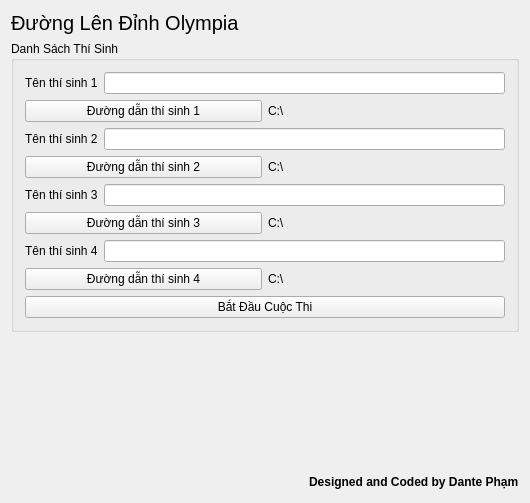
<?xml version="1.0" encoding="UTF-8"?>
<ui version="4.0">
 <class>DantePia</class>
 <widget class="QMainWindow" name="DantePia">
  <property name="geometry">
   <rect>
    <x>0</x>
    <y>0</y>
    <width>530</width>
    <height>503</height>
   </rect>
  </property>
  <property name="windowTitle">
   <string>DantePia</string>
  </property>
  <widget class="QWidget" name="centralWidget">
   <layout class="QVBoxLayout" name="verticalLayout_6">
    <item>
     <widget class="QLabel" name="label_Title">
      <property name="font">
       <font>
        <pointsize>15</pointsize>
       </font>
      </property>
      <property name="text">
       <string>Đường Lên Đỉnh Olympia</string>
      </property>
     </widget>
    </item>
    <item>
     <widget class="QGroupBox" name="groupBox">
      <property name="title">
       <string>Danh Sách Thí Sinh</string>
      </property>
      <layout class="QVBoxLayout" name="verticalLayout_5">
       <item>
        <layout class="QVBoxLayout" name="verticalLayout">
         <item>
          <layout class="QHBoxLayout" name="horizontalLayout">
           <item>
            <widget class="QLabel" name="label">
             <property name="text">
              <string>Tên thí sinh 1</string>
             </property>
            </widget>
           </item>
           <item>
            <widget class="QLineEdit" name="lineEdit_Student_1"/>
           </item>
          </layout>
         </item>
         <item>
          <layout class="QHBoxLayout" name="horizontalLayout_7">
           <item>
            <widget class="QPushButton" name="pushButton_Student1">
             <property name="text">
              <string>Đường dẫn thí sinh 1</string>
             </property>
            </widget>
           </item>
           <item>
            <widget class="QLabel" name="label_1">
             <property name="text">
              <string>C:\</string>
             </property>
            </widget>
           </item>
          </layout>
         </item>
        </layout>
       </item>
       <item>
        <layout class="QVBoxLayout" name="verticalLayout_2">
         <item>
          <layout class="QHBoxLayout" name="horizontalLayout_3">
           <item>
            <widget class="QLabel" name="label_10">
             <property name="text">
              <string>Tên thí sinh 2</string>
             </property>
            </widget>
           </item>
           <item>
            <widget class="QLineEdit" name="lineEdit_Student_2"/>
           </item>
          </layout>
         </item>
         <item>
          <layout class="QHBoxLayout" name="horizontalLayout_8">
           <item>
            <widget class="QPushButton" name="pushButton_Student2">
             <property name="text">
              <string>Đường dẫn thí sinh 2</string>
             </property>
            </widget>
           </item>
           <item>
            <widget class="QLabel" name="label_2">
             <property name="text">
              <string>C:\</string>
             </property>
            </widget>
           </item>
          </layout>
         </item>
        </layout>
       </item>
       <item>
        <layout class="QVBoxLayout" name="verticalLayout_3">
         <item>
          <layout class="QHBoxLayout" name="horizontalLayout_4">
           <item>
            <widget class="QLabel" name="label_11">
             <property name="text">
              <string>Tên thí sinh 3</string>
             </property>
            </widget>
           </item>
           <item>
            <widget class="QLineEdit" name="lineEdit_Student_3"/>
           </item>
          </layout>
         </item>
         <item>
          <layout class="QHBoxLayout" name="horizontalLayout_9">
           <item>
            <widget class="QPushButton" name="pushButton_Student3">
             <property name="text">
              <string>Đường dẫn thí sinh 3</string>
             </property>
            </widget>
           </item>
           <item>
            <widget class="QLabel" name="label_3">
             <property name="text">
              <string>C:\</string>
             </property>
            </widget>
           </item>
          </layout>
         </item>
        </layout>
       </item>
       <item>
        <layout class="QVBoxLayout" name="verticalLayout_4">
         <item>
          <layout class="QHBoxLayout" name="horizontalLayout_6">
           <item>
            <widget class="QLabel" name="label_12">
             <property name="text">
              <string>Tên thí sinh 4</string>
             </property>
            </widget>
           </item>
           <item>
            <widget class="QLineEdit" name="lineEdit_Student_4"/>
           </item>
          </layout>
         </item>
         <item>
          <layout class="QHBoxLayout" name="horizontalLayout_10">
           <item>
            <widget class="QPushButton" name="pushButton_Student4">
             <property name="text">
              <string>Đường dẫn thí sinh 4</string>
             </property>
            </widget>
           </item>
           <item>
            <widget class="QLabel" name="label_4">
             <property name="text">
              <string>C:\</string>
             </property>
            </widget>
           </item>
          </layout>
         </item>
        </layout>
       </item>
       <item>
        <widget class="QPushButton" name="pushButton_Start">
         <property name="text">
          <string>Bắt Đầu Cuộc Thi</string>
         </property>
        </widget>
       </item>
      </layout>
      <zorder></zorder>
      <zorder>label</zorder>
      <zorder>layoutWidget</zorder>
      <zorder>layoutWidget_2</zorder>
      <zorder>layoutWidget_3</zorder>
     </widget>
    </item>
    <item>
     <spacer name="verticalSpacer">
      <property name="orientation">
       <enum>Qt::Vertical</enum>
      </property>
      <property name="sizeHint" stdset="0">
       <size>
        <width>20</width>
        <height>40</height>
       </size>
      </property>
     </spacer>
    </item>
    <item>
     <layout class="QHBoxLayout" name="horizontalLayout_5">
      <item>
       <spacer name="horizontalSpacer">
        <property name="orientation">
         <enum>Qt::Horizontal</enum>
        </property>
        <property name="sizeHint" stdset="0">
         <size>
          <width>40</width>
          <height>20</height>
         </size>
        </property>
       </spacer>
      </item>
      <item>
       <widget class="QLabel" name="label_Dante">
        <property name="font">
         <font>
          <weight>75</weight>
          <bold>true</bold>
         </font>
        </property>
        <property name="text">
         <string>Designed and Coded by Dante Phạm</string>
        </property>
       </widget>
      </item>
     </layout>
    </item>
   </layout>
  </widget>
 </widget>
 <layoutdefault spacing="6" margin="11"/>
 <resources/>
 <connections/>
</ui>
